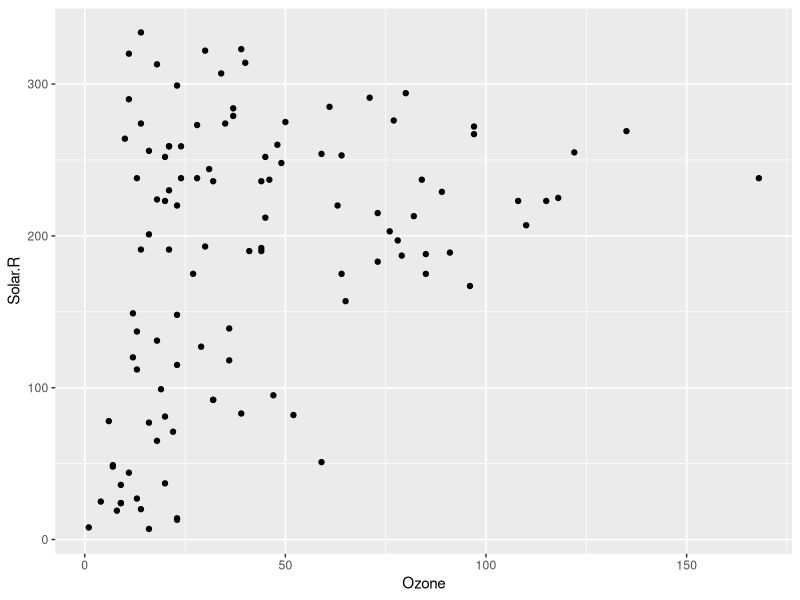
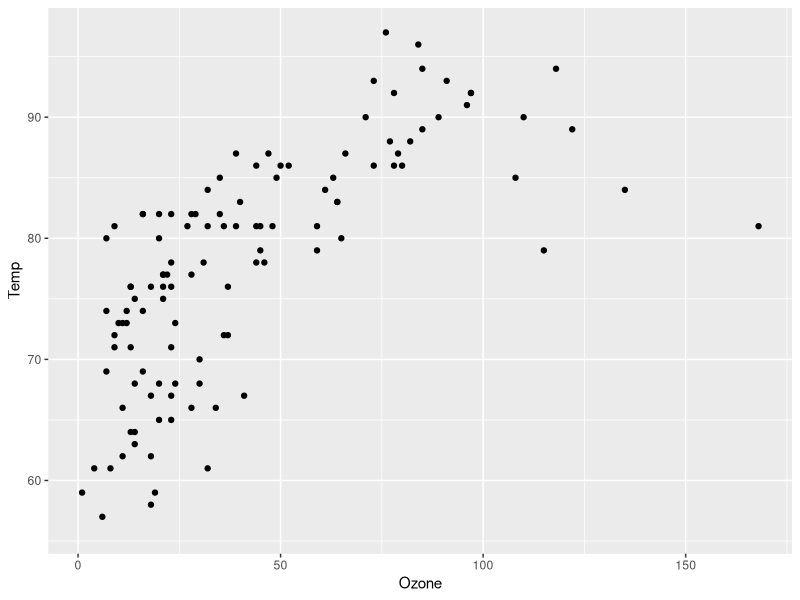

Write R code to recreate these figures, in order.
## ---- chunk 1

lm_fit <- lm(Ozone ~ Solar.R + Temp + Wind, 
             data = airquality)

## ---- chunk 2
library(ggplot2)
ggplot(airquality,
       aes(x = Ozone,
           y = Solar.R)) + 
  geom_point()

## ---- chunk 3

ggplot(airquality,
       aes(x = Ozone,
           y = Temp)) + 
  geom_point()

## ---- chunk 4

knitr::kable(coef(lm_fit))

